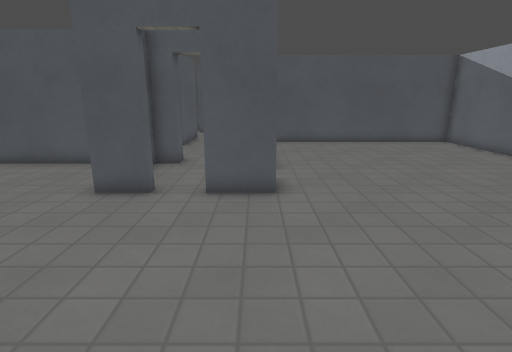
View 1 (above)

15 first-person views from a walk through a 3-D level made in the Godot game engine. The camera is 1.3 m above the floor, tilts 14° down and sees 80° across. The floor is counted in squares, 0.5 m on a side. Each view is taken from the middle of a square. On the plan, view 1 faces up. The plan holds only what a view shows up to about 20 squares ahead; the rest is blank. The place goes on beyond the plan. Surface patterns are stand-ins for the level's own textures.

View 2
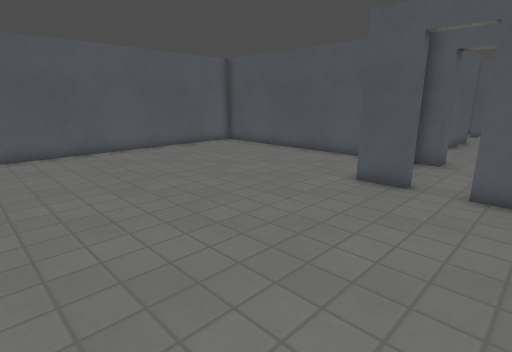

View 3
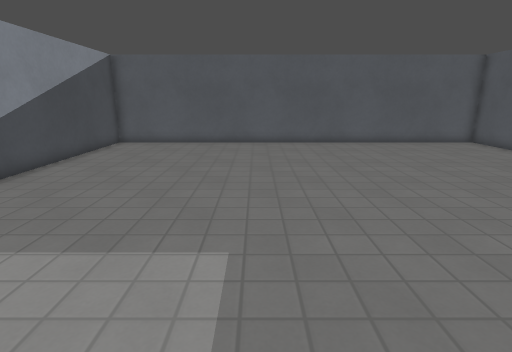

View 4
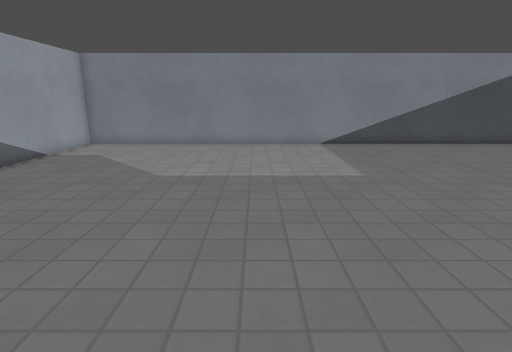

View 5
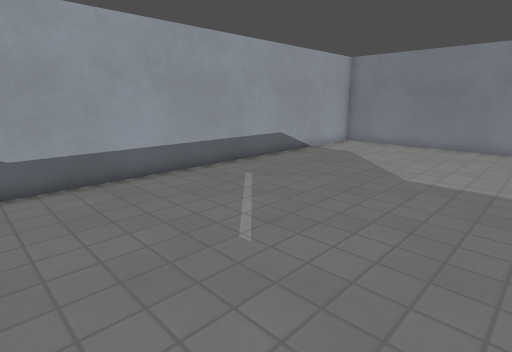

View 6
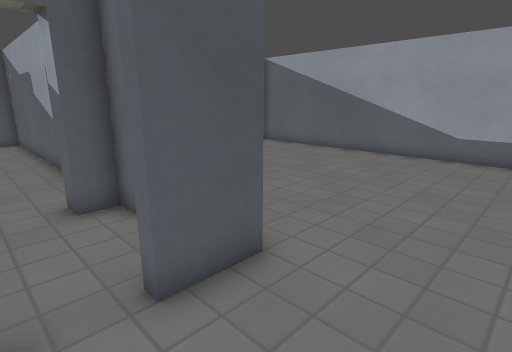

View 7
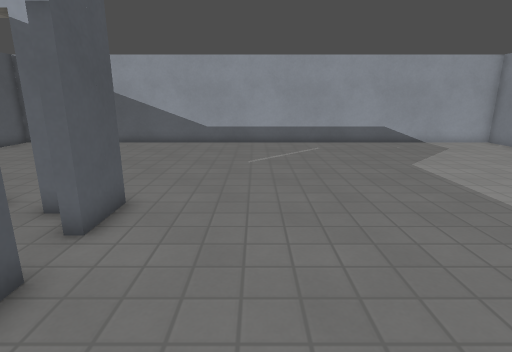

View 8
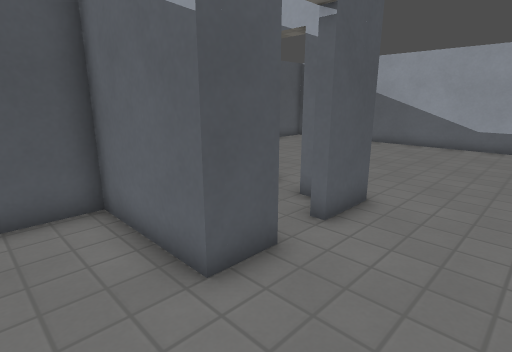

View 9
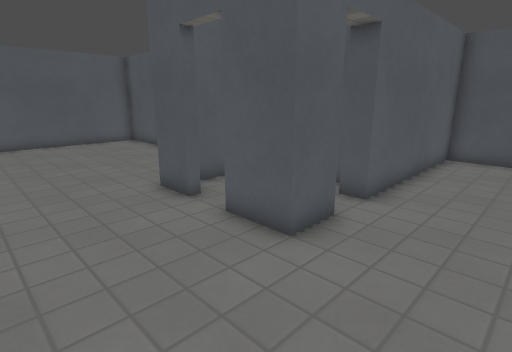

View 10
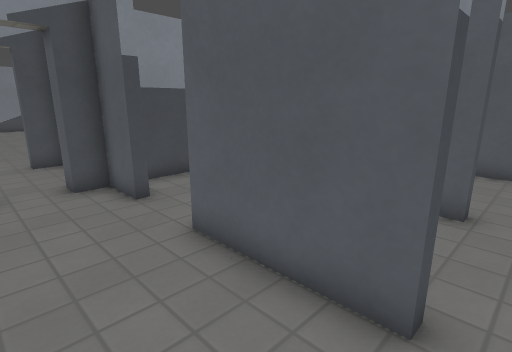

View 11
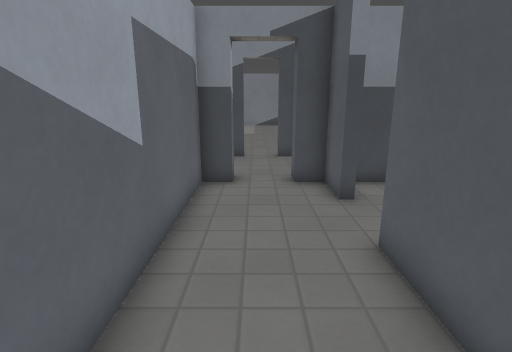

View 12
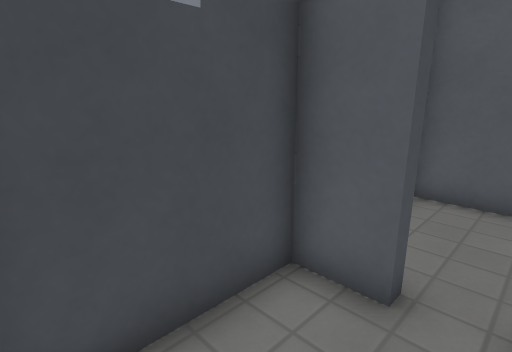

View 13
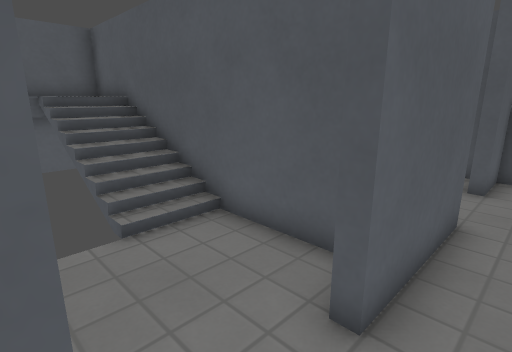

View 14
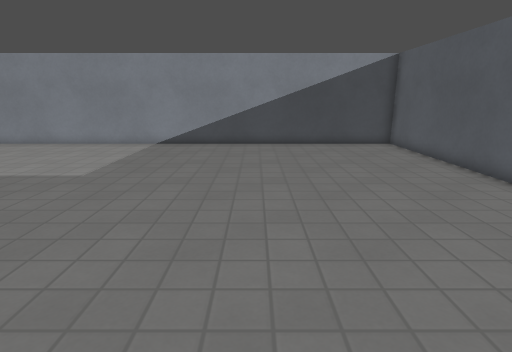

View 15
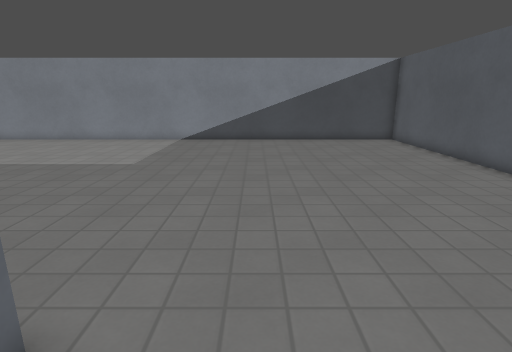

### Floor plan
Points are (right, up) in squares from view 1. A wall is a line through its corners. A room is listed if a view was taken in it or the views show most of it. See-through windows are left out.
Room 1 (views 1, 2, 3, 4, 5, 6, 7, 8, 9, 14, 15)
walls: (-3, 8.8) (-3, 8.4) (-4.6, 8.4) (-4.6, 12.6) (-16.2, 12.6) (-16.2, -9.6) (12.1, -9.6) (12.1, 19.4) (0.6, 19.4) (0.6, 11.6) (-0.2, 11.6); (0.6, 10.1) (0.6, 8.4) (-1.4, 8.4) (-1.4, 8.8)
ways out: opening at (-2, 8.5) to room 2; opening at (0.5, 11) to room 2
Room 2 (views 10, 11, 12, 13)
walls: (-4.8, 15.2) (-4.2, 15.2) (-4.2, 13.4) (-3.2, 13.4) (-3.2, 12.6) (-4.2, 12.6); (-0.2, 11.6) (-0.2, 12.6) (-1.2, 12.6) (-1.2, 13.4) (-0.2, 13.4) (-0.2, 23.5); (-4.8, 22.2) (-4.2, 22.2) (-4.2, 17.9) (-4.8, 17.9); (-4.2, 10.8) (-4.2, 9.6); (-0.2, 9.5) (-0.2, 10); (-1.4, 8.8) (-0.9, 8.8); (-4.1, 8.8) (-3, 8.8)
ways out: opening at (-2, 8.5) to room 1; opening at (0.5, 11) to room 1; opening at (-4.5, 16.5); opening at (-4.5, 23)

Where each view was taken, in squares from view 1:
view 1: 0 up, 0 right, facing up
view 2: 1 down, 0 right, facing up-left
view 3: 1 down, 3 right, facing left
view 4: 9 up, 2 right, facing down
view 5: 9 up, 2 right, facing down-right
view 6: 5 up, 3 left, facing up-right
view 7: 5 up, 7 left, facing right
view 8: 5 up, 7 left, facing up-right
view 9: 4 up, 4 right, facing up-left
view 10: 23 up, 1 left, facing down-left
view 11: 23 up, 2 left, facing down
view 12: 23 up, 5 left, facing down-left
view 13: 15 up, 3 left, facing up-left
view 14: 9 up, 8 left, facing down
view 15: 11 up, 7 left, facing down
